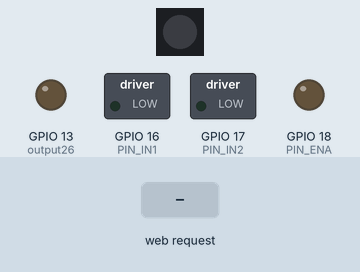
This sketch was run on a simulated ESP32. On the bench: 1 RGB LEDs in strip order, left to right, switched loads named in the sketch (green lamp = pin HIGH), output pins drawn as LEDs (lit = HIGH). The inputs (shaded band) are chosen by the test bench. What the sketch prints to the serial monitor is not drawn.

Above: at 1.2 s.
1.3 s: HTTP request GET /26/on received
At 2.3 s:
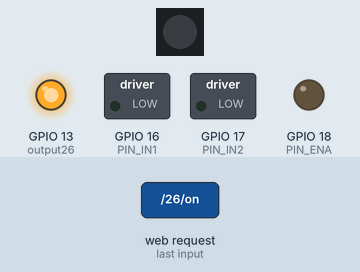
At 4.2 s:
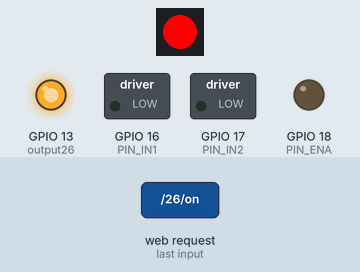
4.3 s: HTTP request GET /26/off received
At 6.7 s:
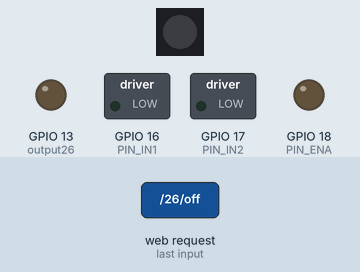
Timing chart, 0 to 8.2 s (numbered marks = the images above; inputs shaded):
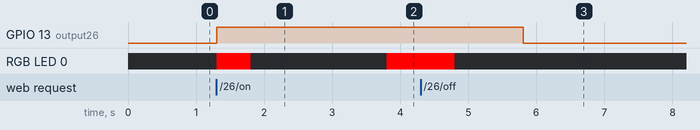

The sketch:

central.ino
```cpp
/*********
  Rui Santos
  Complete project details at https://randomnerdtutorials.com
*********/

// Load Wi-Fi library
#include <WiFi.h>
#include <Adafruit_NeoPixel.h>

//LED CODE BEGIN
  #define PIN_WS2812B  14   // ESP32 pin that connects to WS2812B
  #define NUM_PIXELS     1  // The number of LEDs (pixels) on WS2812B

  Adafruit_NeoPixel ws2812b(NUM_PIXELS, PIN_WS2812B, NEO_GRB + NEO_KHZ800);

//LED CODE END


//MOTOR DRIVER BEGIN
#define PIN_IN1  16 // ESP32 pin GPIO27 connected to the IN1 pin L298N
#define PIN_IN2  17 // ESP32 pin GPIO26 connected to the IN2 pin L298N
#define PIN_ENA  18 // ESP32 pin GPIO14 connected to the EN1 pin L298N

//MOTOR DRIVER END

// Replace with your network credentials
const char* ssid     = "1972 Karmann Ghia";
const char* password = "123456789";

// Set web server port number to 80
WiFiServer server(80);

// Variable to store the HTTP request
String header;

// Auxiliar variables to store the current output state
String output26State = "off";
String output27State = "off";

// Assign output variables to GPIO pins
const int output26 = 13;
const int output27 = 14;

void setup() {
  Serial.begin(115200);
  // Initialize the output variables as outputs
  pinMode(output26, OUTPUT);
  pinMode(output27, OUTPUT);
  // Set outputs to LOW
  digitalWrite(output26, LOW);
  digitalWrite(output27, LOW);

  //Pins used for motor driver
  pinMode(PIN_IN1, OUTPUT);
  pinMode(PIN_IN2, OUTPUT);
  pinMode(PIN_ENA, OUTPUT);

  // Connect to Wi-Fi network with SSID and password
  Serial.print("Setting AP (Access Point)…");
  // Remove the password parameter, if you want the AP (Access Point) to be open
  WiFi.softAP(ssid, password);

  IPAddress IP = WiFi.softAPIP();
  Serial.print("AP IP address: ");
  Serial.println(IP);

  server.begin();

  ws2812b.begin();  // initialize WS2812B strip object (REQUIRED)
}

void loop(){
  WiFiClient client = server.available();   // Listen for incoming clients

  if (client) {                             // If a new client connects,
    Serial.println("New Client.");          // print a message out in the serial port
    String currentLine = "";                // make a String to hold incoming data from the client
    while (client.connected()) {            // loop while the client's connected
      if (client.available()) {             // if there's bytes to read from the client,
        char c = client.read();             // read a byte, then
        Serial.write(c);                    // print it out the serial monitor
        header += c;
        if (c == '\n') {                    // if the byte is a newline character
          // if the current line is blank, you got two newline characters in a row.
          // that's the end of the client HTTP request, so send a response:
          if (currentLine.length() == 0) {
            // HTTP headers always start with a response code (e.g. HTTP/1.1 200 OK)
            // and a content-type so the client knows what's coming, then a blank line:
            client.println("HTTP/1.1 200 OK");
            client.println("Content-type:text/html");
            client.println("Connection: close");
            client.println();
            // turns the GPIOs on and off
            if (header.indexOf("GET /26/on") >= 0) {
              Serial.println("GPIO 26 on");
              output26State = "on";
              digitalWrite(output26, HIGH);
              //motorTest();
              //ws2812b.clear();
              ledTest();
            } else if (header.indexOf("GET /26/off") >= 0) {
              Serial.println("GPIO 26 off");
              output26State = "off";
              ledTestOff();
              digitalWrite(output26, LOW);
            } else if (header.indexOf("GET /27/on") >= 0) {
              Serial.println("GPIO 27 on");
              output27State = "on";
              digitalWrite(output27, HIGH);
            } else if (header.indexOf("GET /27/off") >= 0) {
              Serial.println("GPIO 27 off");
              output27State = "off";
              digitalWrite(output27, LOW);
            }

            // Display the HTML web page
            client.println("<!DOCTYPE html><html>");
            client.println("<head><meta name=\"viewport\" content=\"width=device-width, initial-scale=1\">");
            client.println("<link rel=\"icon\" href=\"data:,\">");
            // CSS to style the on/off buttons
            // Feel free to change the background-color and font-size attributes to fit your preferences
            client.println("<style>html { font-family: Helvetica; display: inline-block; margin: 0px auto; text-align: center;}");
            client.println(".button { background-color: #4CAF50; border: none; color: white; padding: 16px 40px;");
            client.println("text-decoration: none; font-size: 30px; margin: 2px; cursor: pointer;}");
            client.println(".button2 {background-color: #555555;}</style></head>");

            // Web Page Heading
            client.println("<body><h1>ESP32 Web Server</h1>");

            // Display current state, and ON/OFF buttons for GPIO 26
            client.println("<p>GPIO 26 - State " + output26State + "</p>");
            // If the output26State is off, it displays the ON button
            if (output26State=="off") {
              client.println("<p><a href=\"/26/on\"><button class=\"button\">ON</button></a></p>");
            } else {
              client.println("<p><a href=\"/26/off\"><button class=\"button button2\">OFF</button></a></p>");
            }

            // Display current state, and ON/OFF buttons for GPIO 27
            client.println("<p>GPIO 27 - State " + output27State + "</p>");
            // If the output27State is off, it displays the ON button
            if (output27State=="off") {
              client.println("<p><a href=\"/27/on\"><button class=\"button\">ON</button></a></p>");
            } else {
              client.println("<p><a href=\"/27/off\"><button class=\"button button2\">OFF</button></a></p>");
            }
            client.println("</body></html>");

            // The HTTP response ends with another blank line
            client.println();
            // Break out of the while loop
            break;
          } else { // if you got a newline, then clear currentLine
            currentLine = "";
          }
        } else if (c != '\r') {  // if you got anything else but a carriage return character,
          currentLine += c;      // add it to the end of the currentLine
        }
      }
    }
    // Clear the header variable
    header = "";
    // Close the connection
    client.stop();
    Serial.println("Client disconnected.");
    Serial.println("");
  }
}

  void motorTest() {
    //Motor Code Begin
    digitalWrite(PIN_IN1, HIGH); // control the motor's direction in clockwise
    digitalWrite(PIN_IN2, LOW);  // control the motor's direction in clockwise

    for (int speed = 0; speed <= 255; speed++) {
      analogWrite(PIN_ENA, speed); // speed up
      delay(10);
    }

    delay(2000); // rotate at maximum speed 2 seconds in clockwise direction

    // change direction
    digitalWrite(PIN_IN1, LOW);   // control the motor's direction in anti-clockwise
    digitalWrite(PIN_IN2, HIGH);  // control the motor's direction in anti-clockwise

    delay(2000); // rotate at maximum speed for 2 seconds in anti-clockwise direction

    for (int speed = 255; speed >= 0; speed--) {
      analogWrite(PIN_ENA, speed); // speed down
      delay(10);
    }

    delay(2000); // stop motor 2 second

  //Motor Code End
  }

  void ledTestOff() {

    ws2812b.clear();  // set all pixel colors to 'off'. It only takes effect if pixels.show() is called

  }

  void ledTest  () {
  ws2812b.clear();  // set all pixel colors to 'off'. It only takes effect if pixels.show() is called

  // turn pixels to green one-by-one with delay between each pixel
  for (int pixel = 0; pixel < NUM_PIXELS; pixel++) {         // for each pixel
    ws2812b.setPixelColor(pixel, ws2812b.Color(255, 0, 0));  // it only takes effect if pixels.show() is called
    ws2812b.show();                                          // update to the WS2812B Led Strip

    delay(500);  // 500ms pause between each pixel
  }

  // turn off all pixels for two seconds
  ws2812b.clear();
  ws2812b.show();  // update to the WS2812B Led Strip
  delay(2000);     // 2 seconds off time

  // turn on all pixels to red at the same time for two seconds
  for (int pixel = 0; pixel < NUM_PIXELS; pixel++) {         // for each pixel
    ws2812b.setPixelColor(pixel, ws2812b.Color(255, 0, 0));  // it only takes effect if pixels.show() is called
  }
  ws2812b.show();  // update to the WS2812B Led Strip
  delay(1000);     // 1 second on time

  // turn off all pixels for one seconds
  ws2812b.clear();
  ws2812b.show();  // update to the WS2812B Led Strip
  delay(1000);     // 1 second off time
}
```

Measured:
- after the input at 1.3 s, GPIO 13 (output26): LOW → HIGH at once; RGB LED 0: off → RGB(255, 0, 0) at once, → off 0.50 s later, → RGB(255, 0, 0) 2.0 s later
- after the input at 4.3 s, GPIO 13 (output26): HIGH → LOW after 1.5 s
